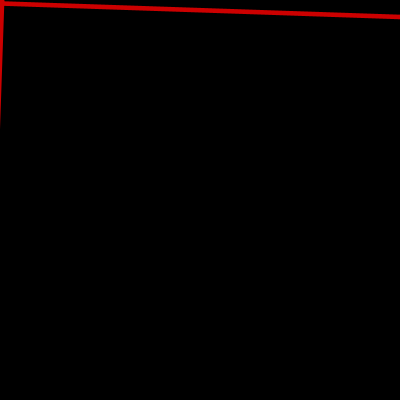
Frame 1 (no input)
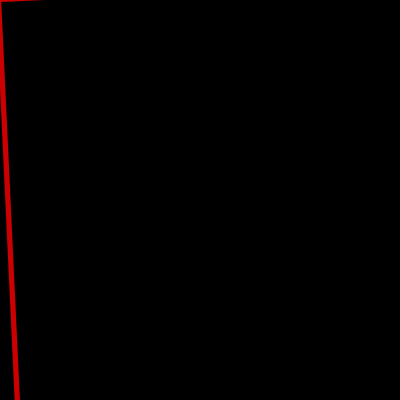
Frame 60 (the mouse pressed at the canvas centre just before this capture)
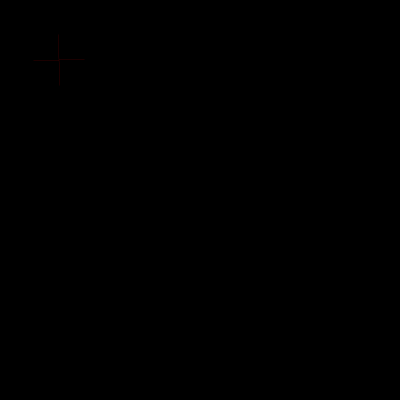
Frame 120 (the mouse held since frame 60 and released just before this capture)

The Processing sketch that drew these frames (run headless with seeded random() and noise(); from frame 60 on, the mouse is pressed at the canvas centre):

// Processing sketch: processing_104978
// ── processing_104978.pde

float crossX, crossY;

// A random value from -x to +x, with tri distribution
float rrandom(float x) {
    return random(x) - random(x);
}

float sign(float x) {
    return x > 0 ? +1 : x < 0 ? -1 : 0;
}

void setup() {
    size(400, 400);
}

void draw() {
    crossX += sign(mouseX - crossX);
    crossY += sign(mouseY - crossY);

    translate(crossX + rrandom(5), crossY + rrandom(5));
    rotate(rrandom(TWO_PI / 100));
    scale(random(10));

    stroke(0xcc, 0x00, 0x00);

    background(0x00);
    line(-width, 0, +width, 0);
    line(0, -height, 0, +height);
}
